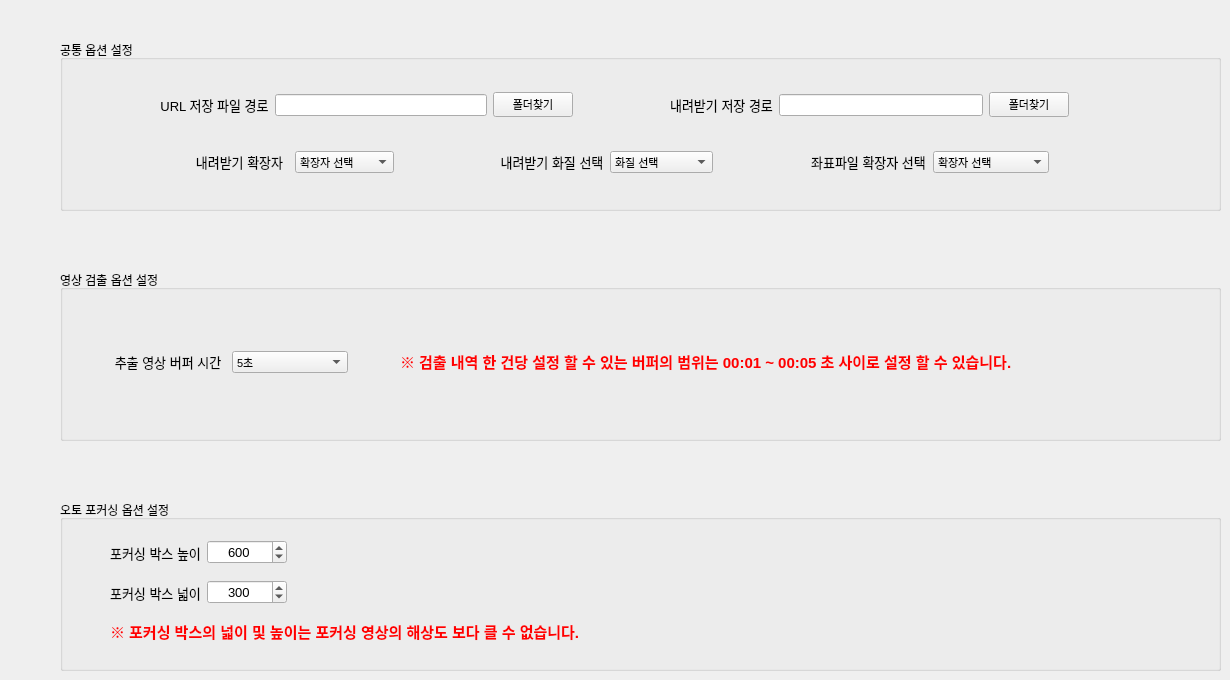
     <widget class="QWidget" name="tab_opt">
      <attribute name="title">
       <string notr="true">설정</string>
      </attribute>
      <widget class="QGroupBox" name="opt_groupBox_top">
       <property name="geometry">
        <rect>
         <x>60</x>
         <y>40</y>
         <width>1161</width>
         <height>171</height>
        </rect>
       </property>
       <property name="title">
        <string>공통 옵션 설정</string>
       </property>
       <widget class="QWidget" name="layoutWidget">
        <property name="geometry">
         <rect>
          <x>130</x>
          <y>110</y>
          <width>204</width>
          <height>24</height>
         </rect>
        </property>
        <layout class="QHBoxLayout" name="opt_horizontalLayout3">
         <item>
          <widget class="QLabel" name="opt_label_saveFmt">
           <property name="font">
            <font>
             <pointsize>10</pointsize>
            </font>
           </property>
           <property name="text">
            <string>내려받기 확장자</string>
           </property>
           <property name="scaledContents">
            <bool>false</bool>
           </property>
           <property name="alignment">
            <set>Qt::AlignCenter</set>
           </property>
           <property name="wordWrap">
            <bool>true</bool>
           </property>
          </widget>
         </item>
         <item>
          <widget class="QComboBox" name="opt_comboBox_downFileFmt">
           <property name="font">
            <font>
             <pointsize>8</pointsize>
            </font>
           </property>
           <property name="editable">
            <bool>false</bool>
           </property>
           <property name="currentText">
            <string notr="true">확장자 선택</string>
           </property>
           <property name="modelColumn">
            <number>0</number>
           </property>
           <item>
            <property name="text">
             <string>확장자 선택</string>
            </property>
           </item>
           <item>
            <property name="text">
             <string>mp4</string>
            </property>
           </item>
          </widget>
         </item>
        </layout>
       </widget>
       <widget class="QWidget" name="layoutWidget">
        <property name="geometry">
         <rect>
          <x>750</x>
          <y>110</y>
          <width>239</width>
          <height>24</height>
         </rect>
        </property>
        <layout class="QHBoxLayout" name="opt_horizontalLayout_5">
         <item>
          <widget class="QLabel" name="opt_label_coordFmt">
           <property name="font">
            <font>
             <pointsize>10</pointsize>
            </font>
           </property>
           <property name="text">
            <string>좌표파일 확장자 선택</string>
           </property>
           <property name="scaledContents">
            <bool>false</bool>
           </property>
           <property name="alignment">
            <set>Qt::AlignCenter</set>
           </property>
           <property name="wordWrap">
            <bool>true</bool>
           </property>
          </widget>
         </item>
         <item>
          <widget class="QComboBox" name="opt_comboBox_coordFmt">
           <property name="font">
            <font>
             <pointsize>8</pointsize>
            </font>
           </property>
           <property name="currentText">
            <string notr="true">확장자 선택</string>
           </property>
           <item>
            <property name="text">
             <string>확장자 선택</string>
            </property>
           </item>
          </widget>
         </item>
        </layout>
       </widget>
       <widget class="QWidget" name="layoutWidget">
        <property name="geometry">
         <rect>
          <x>440</x>
          <y>110</y>
          <width>213</width>
          <height>24</height>
         </rect>
        </property>
        <layout class="QHBoxLayout" name="opt_horizontalLayout_4">
         <item>
          <widget class="QLabel" name="opt_label_saveMdQual">
           <property name="font">
            <font>
             <pointsize>10</pointsize>
            </font>
           </property>
           <property name="text">
            <string>내려받기 화질 선택</string>
           </property>
           <property name="scaledContents">
            <bool>false</bool>
           </property>
           <property name="alignment">
            <set>Qt::AlignCenter</set>
           </property>
           <property name="wordWrap">
            <bool>true</bool>
           </property>
          </widget>
         </item>
         <item>
          <widget class="QComboBox" name="opt_comboBox_downFileDef">
           <property name="font">
            <font>
             <pointsize>8</pointsize>
            </font>
           </property>
           <property name="currentText">
            <string notr="true">화질 선택</string>
           </property>
           <item>
            <property name="text">
             <string>화질 선택</string>
            </property>
           </item>
          </widget>
         </item>
        </layout>
       </widget>
       <widget class="QWidget" name="layoutWidget">
        <property name="geometry">
         <rect>
          <x>100</x>
          <y>50</y>
          <width>413</width>
          <height>30</height>
         </rect>
        </property>
        <layout class="QHBoxLayout" name="opt_horizontalLayout_1">
         <item>
          <widget class="QLabel" name="opt_label_urlSaveDir">
           <property name="font">
            <font>
             <pointsize>10</pointsize>
            </font>
           </property>
           <property name="text">
            <string>URL 저장 파일 경로</string>
           </property>
           <property name="scaledContents">
            <bool>false</bool>
           </property>
           <property name="alignment">
            <set>Qt::AlignCenter</set>
           </property>
           <property name="wordWrap">
            <bool>true</bool>
           </property>
          </widget>
         </item>
         <item>
          <widget class="QLineEdit" name="opt_lineEdit_urlSaveDir">
           <property name="enabled">
            <bool>true</bool>
           </property>
          </widget>
         </item>
         <item>
          <widget class="QPushButton" name="opt_pushButton_urlDownDir">
           <property name="font">
            <font>
             <pointsize>8</pointsize>
            </font>
           </property>
           <property name="text">
            <string>폴더찾기</string>
           </property>
          </widget>
         </item>
        </layout>
       </widget>
       <widget class="QWidget" name="layoutWidget">
        <property name="geometry">
         <rect>
          <x>610</x>
          <y>50</y>
          <width>399</width>
          <height>30</height>
         </rect>
        </property>
        <layout class="QHBoxLayout" name="opt_horizontalLayout_2">
         <item>
          <widget class="QLabel" name="opt_label_localSaveDir">
           <property name="font">
            <font>
             <pointsize>10</pointsize>
            </font>
           </property>
           <property name="text">
            <string>내려받기 저장 경로</string>
           </property>
           <property name="scaledContents">
            <bool>false</bool>
           </property>
           <property name="alignment">
            <set>Qt::AlignCenter</set>
           </property>
           <property name="wordWrap">
            <bool>true</bool>
           </property>
          </widget>
         </item>
         <item>
          <widget class="QLineEdit" name="opt_lineEdit_saveDir"/>
         </item>
         <item>
          <widget class="QPushButton" name="opt_pushButton_saveDir">
           <property name="font">
            <font>
             <pointsize>8</pointsize>
            </font>
           </property>
           <property name="text">
            <string>폴더찾기</string>
           </property>
          </widget>
         </item>
        </layout>
       </widget>
      </widget>
      <widget class="QGroupBox" name="opt_groupBox_mid">
       <property name="geometry">
        <rect>
         <x>60</x>
         <y>270</y>
         <width>1161</width>
         <height>171</height>
        </rect>
       </property>
       <property name="title">
        <string>영상 검출 옵션 설정</string>
       </property>
       <widget class="QGroupBox" name="opt_groupBox_4">
        <property name="geometry">
         <rect>
          <x>250</x>
          <y>170</y>
          <width>1161</width>
          <height>171</height>
         </rect>
        </property>
        <property name="title">
         <string>GroupBox</string>
        </property>
       </widget>
       <widget class="QLabel" name="opt_label_cn1">
        <property name="geometry">
         <rect>
          <x>340</x>
          <y>54</y>
          <width>701</width>
          <height>75</height>
         </rect>
        </property>
        <property name="font">
         <font>
          <pointsize>11</pointsize>
          <weight>75</weight>
          <bold>true</bold>
         </font>
        </property>
        <property name="text">
         <string>&lt;html&gt;&lt;head/&gt;&lt;body&gt;&lt;p&gt;&lt;span style=&quot; color:#ff0000;&quot;&gt;※ 검출 내역 한 건당 설정 할 수 있는 버퍼의 범위는 00:01 ~ 00:05 초 사이로 설정 할 수 있습니다.&lt;/span&gt;&lt;/p&gt;&lt;/body&gt;&lt;/html&gt;</string>
        </property>
        <property name="scaledContents">
         <bool>false</bool>
        </property>
        <property name="alignment">
         <set>Qt::AlignLeading|Qt::AlignLeft|Qt::AlignVCenter</set>
        </property>
        <property name="wordWrap">
         <bool>true</bool>
        </property>
       </widget>
       <widget class="QWidget" name="layoutWidget">
        <property name="geometry">
         <rect>
          <x>50</x>
          <y>80</y>
          <width>238</width>
          <height>24</height>
         </rect>
        </property>
        <layout class="QHBoxLayout" name="opt_horizontalLayout_6">
         <item>
          <widget class="QLabel" name="opt_label_extButTm">
           <property name="font">
            <font>
             <pointsize>10</pointsize>
            </font>
           </property>
           <property name="text">
            <string>추출 영상 버퍼 시간</string>
           </property>
           <property name="scaledContents">
            <bool>false</bool>
           </property>
           <property name="alignment">
            <set>Qt::AlignCenter</set>
           </property>
           <property name="wordWrap">
            <bool>true</bool>
           </property>
          </widget>
         </item>
         <item>
          <widget class="QComboBox" name="opt_comboBox_bufTime">
           <property name="font">
            <font>
             <pointsize>8</pointsize>
            </font>
           </property>
           <property name="currentText">
            <string notr="true">5초</string>
           </property>
           <property name="currentIndex">
            <number>3</number>
           </property>
           <item>
            <property name="text">
             <string>버퍼(초)선택</string>
            </property>
           </item>
           <item>
            <property name="text">
             <string>1초</string>
            </property>
           </item>
           <item>
            <property name="text">
             <string>3초</string>
            </property>
           </item>
           <item>
            <property name="text">
             <string>5초</string>
            </property>
           </item>
          </widget>
         </item>
        </layout>
       </widget>
      </widget>
      <widget class="QGroupBox" name="opt_groupBox_bot">
       <property name="geometry">
        <rect>
         <x>60</x>
         <y>500</y>
         <width>1161</width>
         <height>171</height>
        </rect>
       </property>
       <property name="title">
        <string>오토 포커싱 옵션 설정</string>
       </property>
       <widget class="QLabel" name="opt_label_cn2">
        <property name="geometry">
         <rect>
          <x>50</x>
          <y>120</y>
          <width>591</width>
          <height>21</height>
         </rect>
        </property>
        <property name="font">
         <font>
          <pointsize>11</pointsize>
          <weight>75</weight>
          <bold>true</bold>
         </font>
        </property>
        <property name="text">
         <string>&lt;html&gt;&lt;head/&gt;&lt;body&gt;&lt;p&gt;&lt;span style=&quot; color:#ff0000;&quot;&gt;※ 포커싱 박스의 넓이 및 높이는 포커싱 영상의 해상도 보다 클 수 없습니다.&lt;/span&gt;&lt;/p&gt;&lt;/body&gt;&lt;/html&gt;</string>
        </property>
        <property name="scaledContents">
         <bool>false</bool>
        </property>
        <property name="alignment">
         <set>Qt::AlignLeading|Qt::AlignLeft|Qt::AlignVCenter</set>
        </property>
        <property name="wordWrap">
         <bool>true</bool>
        </property>
       </widget>
       <widget class="QWidget" name="layoutWidget">
        <property name="geometry">
         <rect>
          <x>50</x>
          <y>40</y>
          <width>177</width>
          <height>25</height>
         </rect>
        </property>
        <layout class="QHBoxLayout" name="opt_horizontalLayout_7">
         <item>
          <widget class="QLabel" name="opt_label_afcBoxHei">
           <property name="font">
            <font>
             <pointsize>10</pointsize>
            </font>
           </property>
           <property name="text">
            <string>포커싱 박스 높이</string>
           </property>
           <property name="scaledContents">
            <bool>false</bool>
           </property>
           <property name="alignment">
            <set>Qt::AlignCenter</set>
           </property>
           <property name="wordWrap">
            <bool>true</bool>
           </property>
          </widget>
         </item>
         <item>
          <widget class="QSpinBox" name="opt_spinBox_widthValue">
           <property name="font">
            <font>
             <pointsize>10</pointsize>
            </font>
           </property>
           <property name="alignment">
            <set>Qt::AlignCenter</set>
           </property>
           <property name="maximum">
            <number>2000</number>
           </property>
           <property name="value">
            <number>600</number>
           </property>
          </widget>
         </item>
        </layout>
       </widget>
       <widget class="QWidget" name="layoutWidget">
        <property name="geometry">
         <rect>
          <x>50</x>
          <y>80</y>
          <width>177</width>
          <height>25</height>
         </rect>
        </property>
        <layout class="QHBoxLayout" name="opt_horizontalLayout_8">
         <item>
          <widget class="QLabel" name="opt_label_afcBoxWid">
           <property name="font">
            <font>
             <pointsize>10</pointsize>
            </font>
           </property>
           <property name="text">
            <string>포커싱 박스 넓이</string>
           </property>
           <property name="scaledContents">
            <bool>false</bool>
           </property>
           <property name="alignment">
            <set>Qt::AlignCenter</set>
           </property>
           <property name="wordWrap">
            <bool>true</bool>
           </property>
          </widget>
         </item>
         <item>
          <widget class="QSpinBox" name="opt_spinBox_heightValue">
           <property name="font">
            <font>
             <pointsize>10</pointsize>
            </font>
           </property>
           <property name="alignment">
            <set>Qt::AlignCenter</set>
           </property>
           <property name="maximum">
            <number>2000</number>
           </property>
           <property name="value">
            <number>300</number>
           </property>
          </widget>
         </item>
        </layout>
       </widget>
      </widget>
     </widget>
